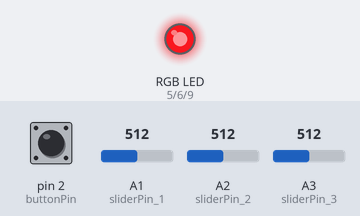
A sketch run on a simulated Arduino Uno, built with avr-gcc and run on an emulated ATmega328P. Parts: an RGB LED mixed from three pins (HIGH = lit). The inputs (shaded band) are chosen by the test bench; at power-on: A1 (sliderPin_1) = 512, A2 (sliderPin_2) = 512, A3 (sliderPin_3) = 512, pin 2 (buttonPin) LOW.

Above: at 1.2 s.
1.3 s: A1 (sliderPin_1) set to 716
At 1.6 s:
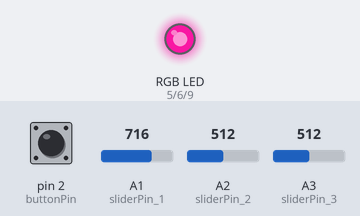
2.8 s: A2 (sliderPin_2) set to 716
At 4.0 s:
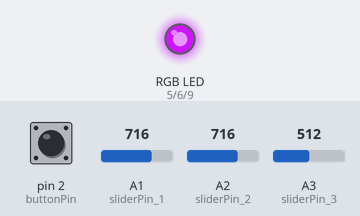
4.3 s: A3 (sliderPin_3) set to 716
At 5.1 s:
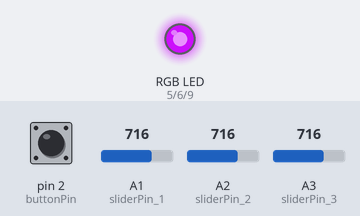
5.8 s: A1 (sliderPin_1) set to 900
At 6.4 s:
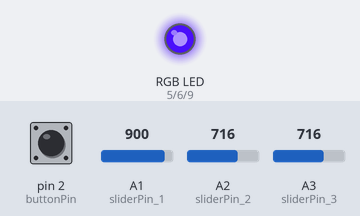
7.3 s: A2 (sliderPin_2) set to 900
At 8.5 s:
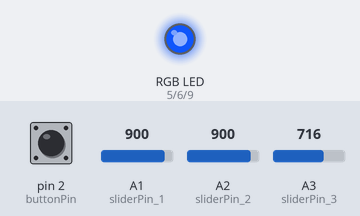
8.8 s: A3 (sliderPin_3) set to 1023
At 9.9 s:
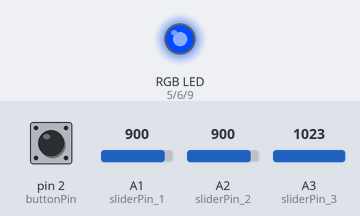
Timing chart, 0 to 11.3 s (numbered marks = the images above; inputs shaded):
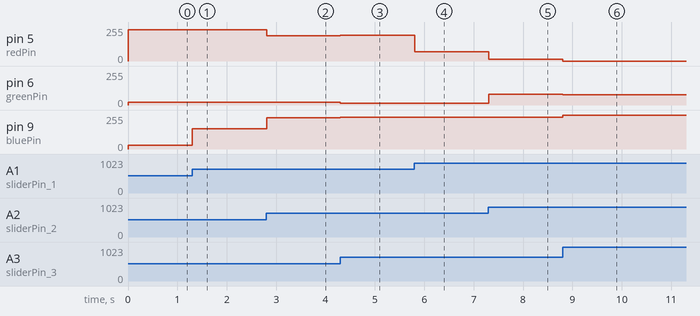

The sketch:

Arduino_Demo_Day_Connection_Program.ino
```cpp
/* This program was made for museum installation made for "Museum door de Stad", an initiative by Eindhoven Museum and Studio Soeps
 * The program allows visitors to give input to the installation by changing 3 sliders and adjusts an LED strip based on their results. The output can also be used by other programs using the serial communication
 * Made by Tim Naglé as part of the faculty of Industrial Design of TU/e
 */

//Defining all the input ports
#define buttonPin 2
#define sliderPin_1 A1
#define sliderPin_2 A2
#define sliderPin_3 A3

//Defining the output ports for the LED strip
#define redPin 5
#define greenPin 6
#define bluePin 9

const int pressed = 1;
const int released = 0;
int buttonState = 0;

float slider1 = 0;
float slider2 = 0;
float slider3 = 0;
float hue;
float bright;
float col[3];
String lastColorCode = "0";
int lastButtonState = released;

void setup() {
  //Starting Serial Communication
  Serial.begin(9600);
  while (!Serial){
    ;
  }
  // Setting up sensors and the LED strip
  pinMode(buttonPin, INPUT);
  pinMode(redPin, OUTPUT);
  pinMode(greenPin, OUTPUT);
  pinMode(bluePin, OUTPUT);
  pinMode(sliderPin_1, INPUT);
  pinMode(sliderPin_2, INPUT);
  pinMode(sliderPin_3,INPUT);
}

void loop() {
  //read all input
  buttonState = digitalRead(buttonPin);
  slider1 = map(analogRead(sliderPin_1),1023,0,0,180);
  slider2 = map(analogRead(sliderPin_2),1023,0,0,180);
  slider3 = map(analogRead(sliderPin_3),1023,0,100,80);

  //map sliders to rgb and set color of the ledstrip
  hue = (slider1+slider2)/360;
  bright = slider3/100;
  setColor(hsv2rgb(hue, bright, bright, col));

  //Combine the sliders into one color code to send to processing
  String r1 = String(int(slider1));
  String r2 = String(int(slider2));
  String r3 = String(int(slider3));
  String colorCode = r1 + "," + r2 + "," + r3 + ",";

  //Send the color code to the Serial Monitor
  if (buttonState == HIGH && lastButtonState == released){
     lastButtonState = pressed;
     lastColorCode = colorCode;
     Serial.println(colorCode);
     delay(40);
  }else if (buttonState == LOW && lastButtonState == pressed){
    lastButtonState = released;
  }
  delay(10);
}

//HSV to RGB converter for the ledstrip, hsv should be in 0.0-...- 1.0 interval
//conversion made by postspectacular on github.com -- https://gist.github.com/postspectacular/2a4a8db092011c6743a7
void setColor(float *rgb) {
  analogWrite(redPin, (int)((1.0 - rgb[0]) * 255));
  analogWrite(greenPin, (int)((1.0 - rgb[1]) * 255));
  analogWrite(bluePin, (int)((1.0 - rgb[2]) * 255));
}

float fract(float x) { return x - int(x); }

float mix(float a, float b, float t) { return a + (b - a) * t; }

float* hsv2rgb(float h, float s, float b, float* rgb) {
  rgb[0] = b * mix(1.0, constrain(abs(fract(h + 1.0) * 6.0 - 3.0) - 1.0, 0.0, 1.0), s);
  rgb[1] = b * mix(1.0, constrain(abs(fract(h + 0.6666666) * 6.0 - 3.0) - 1.0, 0.0, 1.0), s);
  rgb[2] = b * mix(1.0, constrain(abs(fract(h + 0.3333333) * 6.0 - 3.0) - 1.0, 0.0, 1.0), s);
  return rgb;
}
```

Measured:
- after the input at 1.3 s, pin 9 (bluePin): 29/255 → 153/255 at once
- after the input at 2.8 s, pin 5 (redPin): 234/255 → 191/255 at once; pin 9 (bluePin): 153/255 → 234/255 at once
- after the input at 4.3 s, pin 5 (redPin): 191/255 → 195/255 at once; pin 6 (greenPin): 22/255 → 15/255 at once; pin 9 (bluePin): 234/255 → 240/255 at once
- after the input at 5.8 s, pin 5 (redPin): 195/255 → 71/255 at once
- after the input at 7.3 s, pin 5 (redPin): 71/255 → 15/255 at once; pin 6 (greenPin): 15/255 → 82/255 at once
- after the input at 8.8 s, pin 5 (redPin): 15/255 → 0/255 at once; pin 6 (greenPin): 82/255 → 76/255 at once; pin 9 (bluePin): 240/255 → 255/255 at once
